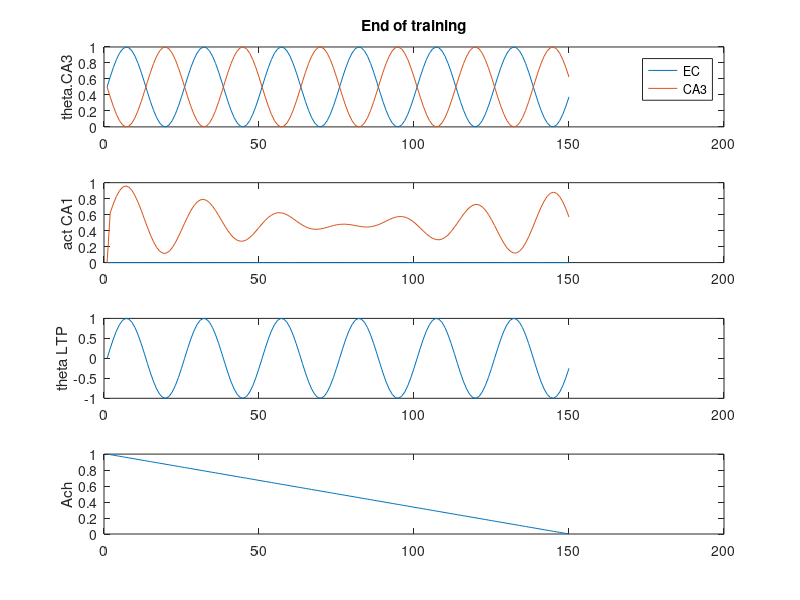
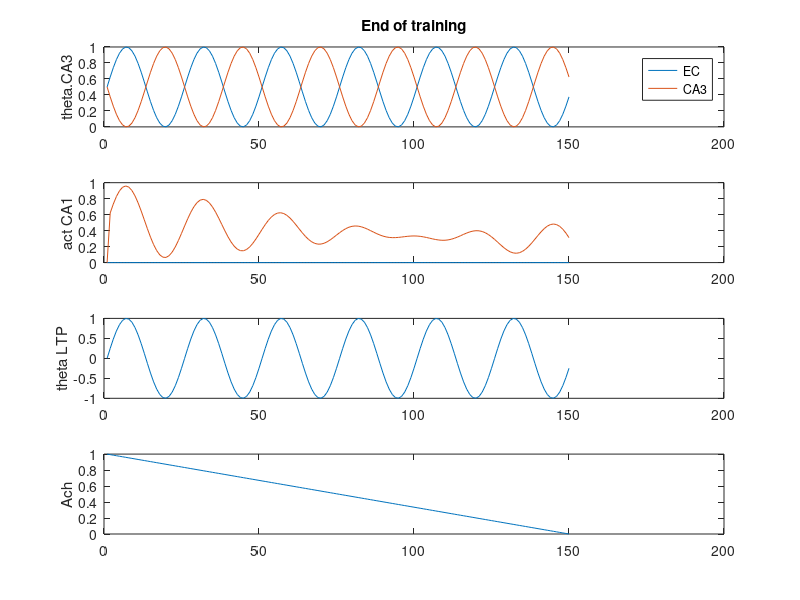

Write the MATLAB code that produced these figures, in order.
function [] = hasselmo9402_working()
% hasselmo_2002 theta model


%todo: 
% add plots for ca3 and ec activity
% add ach to the model
% make a struct to hold data? 

clear all;
dbstop if error;

%% runtime parameters
p.nTrls = 10;
p.nTSteps = 25;
p.nCA1cells = 2;
p.nCA3cells = 3;
p.nECcells = 2;

p.dt = 0.005; % Default = 5 ms
p.thF = 8; % Default = 8 Hz
p.nCycles = 6; % How many cycles would we like per trial. Default = 6? 
p.stepsPerCycle = ceil(((1/p.thF)/p.dt));
p.phaseStep = (2*pi)/p.stepsPerCycle; % number of radians to increment theta phase by for each time steps
p.k = .5; % Max synaptic growth. Default = .5
p.lrate = 0.01; % learning rate, per Ehren's experiment
p.thetaScale = 1; % X from Hasselmo et al. 2002, p 799
% [0 to 1] smaller means theta has less effect on functional strength
% paper is vague about whether different values are used for the different
% layers (CA3 vs EC), for now we'll assume that it is a single fixed
% parameter. Default = 1?

% allocate arrays
a.CA1 = nan(p.nCA1cells,p.nTSteps);
a.CA3 = nan(p.nCA3cells,p.nTrls); 
a.EC  = nan(p.nECcells, p.nTrls);
w.CA3 = eye(p.nCA1cells, p.nCA3cells);
w.EC  = eye(p.nCA1cells, p.nECcells); % identity matrix p.801
tempXprod = nan(p.nCA1cells,p.nCA3cells,p.stepsPerCycle);



%% Task 

stage = 1;

% for each trial, run the theta model 
for trl = 1:p.nTrls
  % initialize first timestep
  % NOTE: THESE NEED TO BE SET FOR EACH PHASE OF THE TASK, TRL
  a.CA3(:,1) = [0; 1; 1]; % rand(p.nCA3cells,1) > .5;
  a.EC(:,1)  = [0; 1]; % rand(p.nECcells, 1) > .5;
  
  % run the model
  [a, tempXprod, pha, theta] = runTheta(a,w,tempXprod,p,stage);
  
  % compute weight updates after each theta cycle
  dw.CA3(:,:) = sum(tempXprod,3);
  
  fprintf('\nTrial %i\n',trl);
  if any(isnan(dw.CA3)), keyboard, end % Just in case something goes wrong...
  w.CA3, dw.CA3
  w.CA3 = w.CA3 + p.lrate .* dw.CA3; %   w.CA3 = w.CA3 + dw.CA3;
  w.CA3 = min(w.CA3, p.k);
  %w.CA3
  
end

if 1, plotStateVariables(theta,a,pha); end

%keyboard

fprintf('Test initial learning\n');
a.CA3(:,1) = [0; 1; 0]; % rand(p.nCA3cells,1) > .5;
[a, tempXprod, pha, theta] = runTheta(a,w,tempXprod,p,stage);
if 1, plotStateVariables(theta,a,pha); end


keyboard;
end

function [a,tempXprod, pha, theta] = runTheta(a,w,tempXprod,p,stage)
  
  % allocate phase and theta params
  pha.EC = nan(p.nTSteps,1);   theta.EC = nan(p.nTSteps,1);
  pha.CA3 = nan(p.nTSteps,1);  theta.CA3 = nan(p.nTSteps,1);
  pha.LTP = nan(p.nTSteps,1);  theta.LTP = nan(p.nTSteps,1);

  
  pha.EC(1)  = 0;    theta.EC(1)  = (p.thetaScale/2) * sin(pha.EC(1))  + (1-(p.thetaScale/2));
  pha.CA3(1) = pi;   theta.CA3(1) = (p.thetaScale/2) * sin(pha.CA3(1)) + (1-(p.thetaScale/2));
  pha.LTP(1) = 0;    theta.LTP(1) = sin(pha.LTP(1));
  
  % initialize CA1 activity
  %a.CA1(:,1) = ((theta.EC(1) .* w.EC) * a.EC(:,stage)) + ((theta.CA3(1) .* w.CA3) * a.CA3(:,1)); % eq 2.4 p.799
  %p.nCycles = 10;
  pha.AChLvls = linspace(1,0,p.nCycles*p.stepsPerCycle); % add acetylcholine
  Cr = 1; Cl = 1; % These need to be updated to control for individual dynamics in CA3 vs EC 
  syn.EC3(:,1) = (1 - pha.AChLvls(1)*Cl) * ((theta.EC(1) .* w.EC) * a.EC(:,stage));
  syn.CA3(:,1) = (1 - pha.AChLvls(1)*Cr) * ((theta.CA3(1) .* w.CA3) * a.CA3(:,stage));
  
  a.CA1(:,1) = syn.EC3(:,1) + syn.CA3(:,1); % eq 2.4 p.799

  tempXprod(:,:,1) = (theta.LTP(1) .* a.CA1(:,1)) * a.CA3(:,stage)';
  % run one theta cycle
  for t = 2:p.nCycles*p.stepsPerCycle
    
    % phasic input
    pha.EC(t)  = pha.EC(t-1)  + p.phaseStep;  theta.EC(t)  = (p.thetaScale/2) * sin(pha.EC(t))  + (1-(p.thetaScale/2));  % eq 2.2 p.799
    pha.CA3(t) = pha.CA3(t-1) + p.phaseStep;  theta.CA3(t) = (p.thetaScale/2) * sin(pha.CA3(t)) + (1-(p.thetaScale/2));  % eq 2.3 p.799
    pha.LTP(t) = pha.LTP(t-1) + p.phaseStep;  theta.LTP(t) = sin(pha.LTP(t));                                            % eq 2.5 p.799
    
    
    %a.CA1 = w.EC .* a.EC + w.CA3 .* a.CA3; % eq 2.1
    %a.CA1(:,t) = ((theta.EC(t) .* w.EC) * a.EC(:,stage)) + ((theta.CA3(t) .* w.CA3) * a.CA3(:,stage)); % eq 2.4 p.799
    syn.EC3(:,t) = (pha.AChLvls(t)*Cl) * ((theta.EC(t) .* w.EC) * a.EC(:,stage));
    syn.CA3(:,t) = (1 - pha.AChLvls(t)*Cr) * ((theta.CA3(t) .* w.CA3) * a.CA3(:,stage));
    
    a.CA1(:,t) = syn.EC3(:,t) + syn.CA3(:,t); % eq 2.4 p.799

    tempXprod(:,:,t) = (theta.LTP(t) .* a.CA1(:,t)) * a.CA3(:,stage)';
    
  end
  
  modEC = reshape(syn.EC3,2,[])';
  modCA3 = reshape(syn.CA3,2,[])';
  
  if 0
    keyboard
    
    figure; hold on;
    time = linspace(0, 1000, size(reshape(syn.EC3,2,[])',1));
    plot(time,modEC);
    plot(time,modCA3);
    xlim([0,max(time)]);
    
    figure;
    plot(time, modEC+modCA3)
    
  end
  
end

function plotStateVariables(theta,a,pha)
    figure;
    subplot(4,1,1);
    hold off; plot(theta.EC)
    hold on; plot(theta.CA3)
    ylabel('theta.CA3');
    legend('EC','CA3'); ylim([0 1]);
    title(['End of training']);
    
    subplot(4,1,2);
    plot(a.CA1');
    ylabel('act CA1');
    
    subplot(4,1,3);
    plot(theta.LTP)
    ylabel('theta LTP');
    
    subplot(4,1,4);
    plot(pha.AChLvls)
    ylabel('Ach');
end

%%
